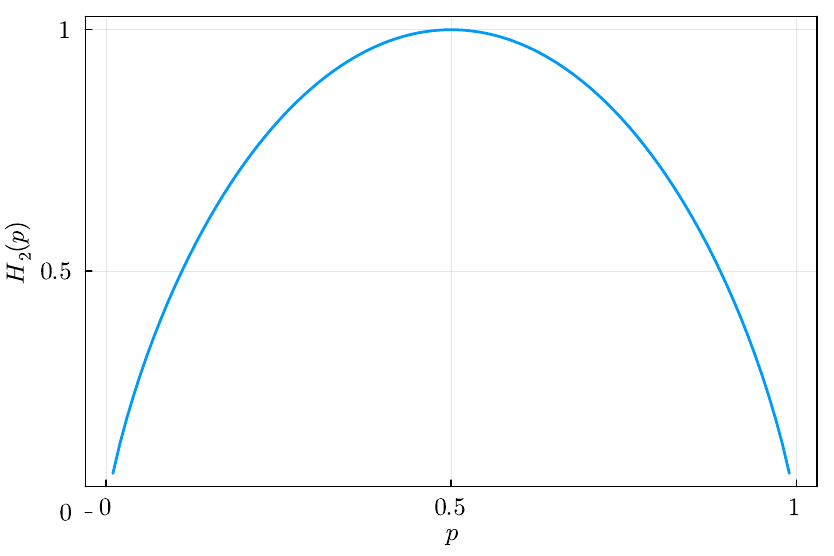

Reproduce this figure in Julia.
using Plots; gr()
using LaTeXStrings
using PlotThemes

theme(:default)

function binary_entropy(p::Float64)::Float64
    if p == 0 || p == 1
        return 0
    else
        return -p*log2(p)-(1-p)*log2(1-p)
    end
end

function binary_random(p::Float64)::Int
    return rand() <= p ? 1 : 0
end

function binary_matrix(p::Float64, dim::Int64)::Matrix{Int}
    P = p.*ones(Float64,(dim,dim))
    M = binary_random.(P)
    return M
end

function mask(S::Int64,X::Int64)::Int
    if S+X == 1
        return 1
    else
        return 0
    end
end

function strategy_matrix(dim::Int64)::Matrix{Int}
    x = range(1,dim,step=1)
    y = range(1,dim,step=1)
    z = strategy.(x,y',dim)
    return z
end

function strategy(x::Int,y::Int,threshold::Int)::Int
    return x+y <= threshold+1 ? 1 : 0
end

p = range(0.0,1.0,step=0.01)
H = binary_entropy.(p)

fig1 = plot(p, H,
    xaxis = (L"p", [0 1], font(12, "Arial")),
    yaxis = (L"H_2(p)", [0 1], font(12, "Arial")),
    legend = :none,
    framestyle = :box,
    lw = 2
)
xticks!([0, 0.5, 1], [L"0", L"0.5", L"1"])
yticks!([0, 0.5, 1], [L"0", L"0.5", L"1"])
savefig(fig1, "./binary_entropy.pdf")
plot(fig1)